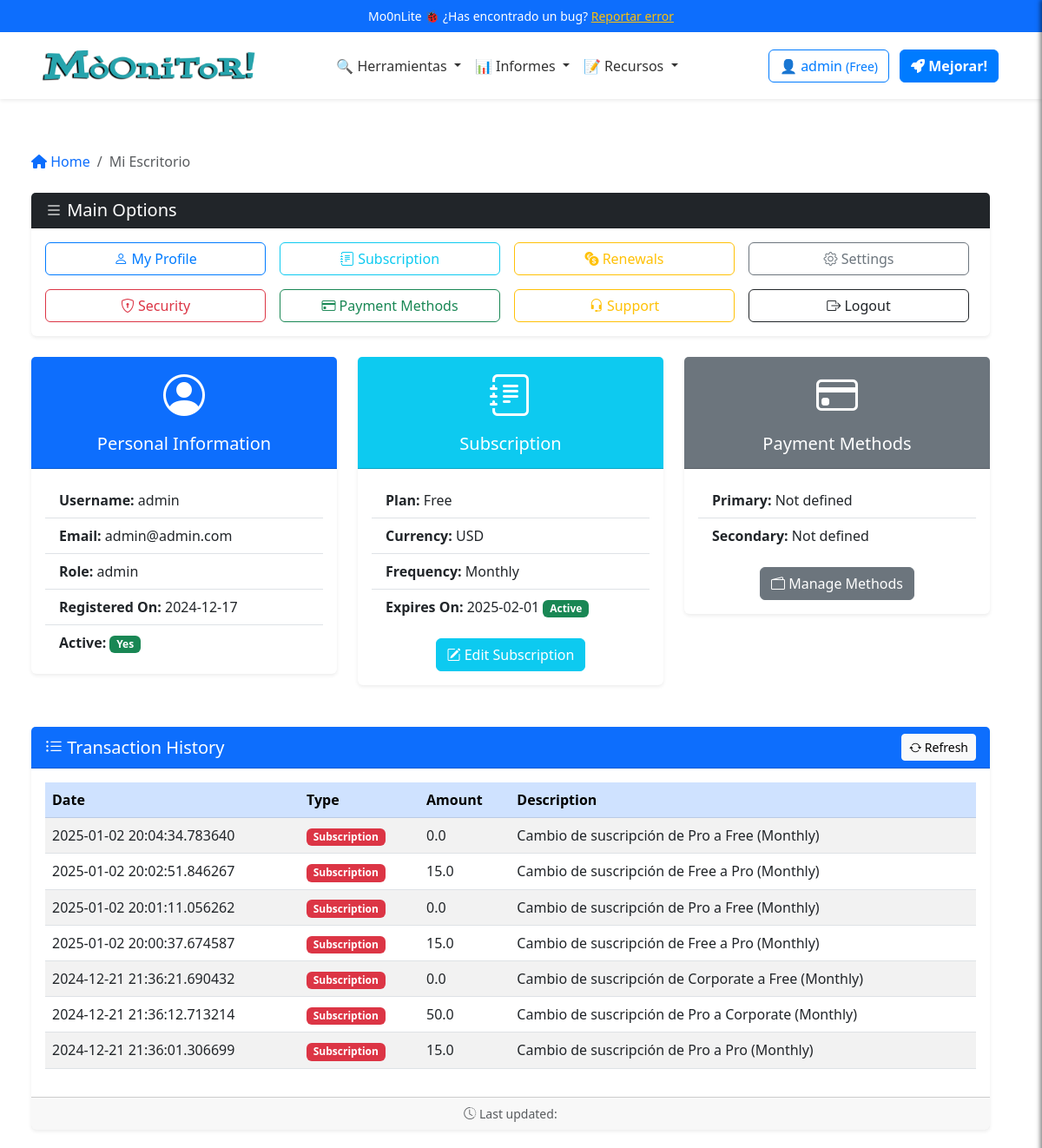
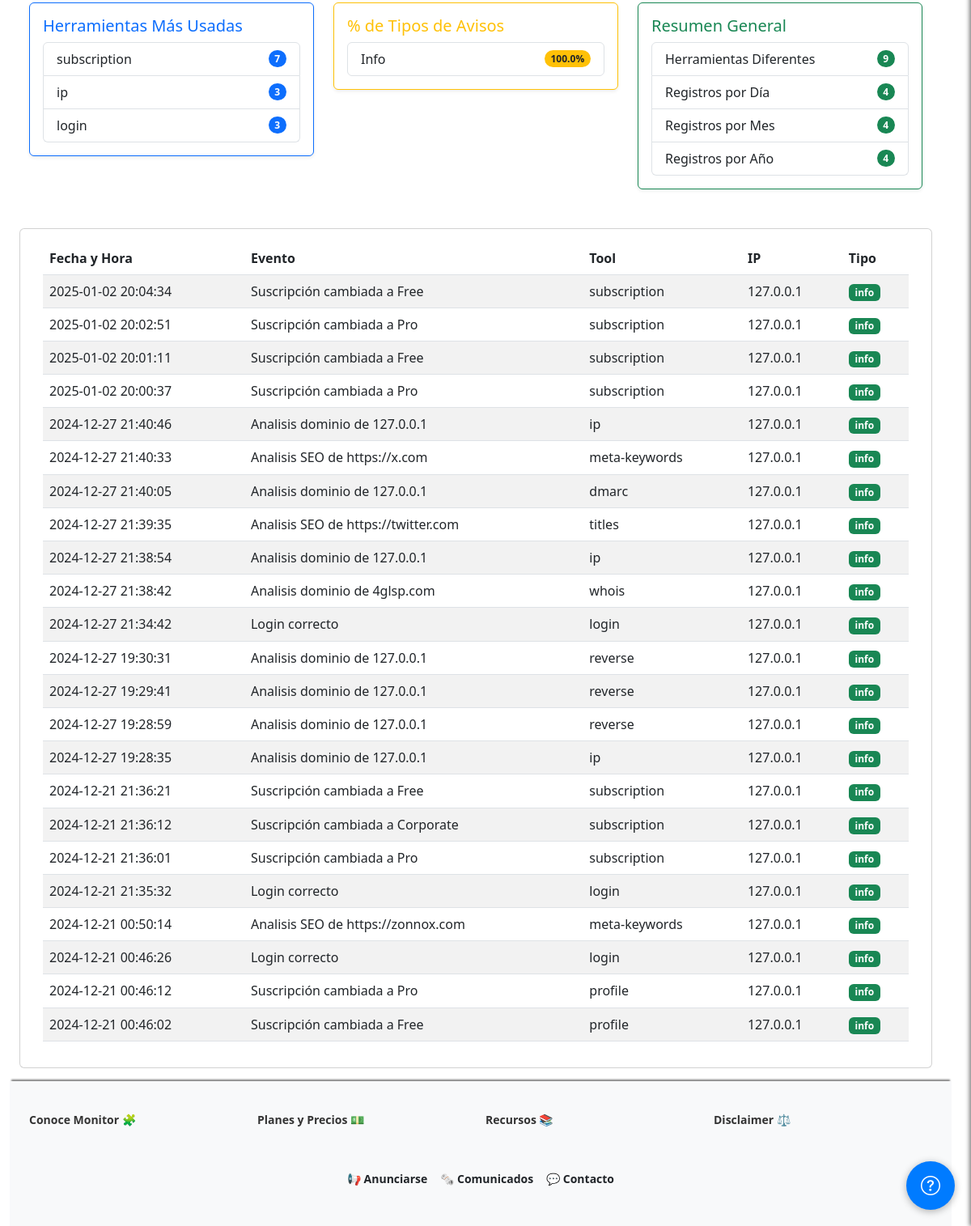
The page /dashboard (signed in) on the database its author committed (2 pictures, top to bottom).
### app/models/user_model.py (models this page shows, shortened)
class Users(UserMixin, db.Model):
    __tablename__ = 'Users'
    id = db.Column(db.Integer, primary_key=True)
    username = db.Column(db.String(80), unique=True, nullable=False)
    email = db.Column(db.String(120), unique=True, nullable=False)
    password_hash = db.Column(db.String(255), nullable=False)
    token = db.Column(db.String(255), index=True, unique=True)
    active = db.Column(db.Boolean, default=False)
    registered_on = db.Column(db.DateTime, nullable=False, default=datetime.datetime.utcnow)
    config = db.Column(JSONType)
    role = db.Column(db.String(20), nullable=False, default='usuario')
    subscription_plan = db.Column(Enum('Free', 'Pro', 'Corporate', name='subscription_plans'), default='Free')
    subscription_currency = db.Column(db.String(3), default='USD')  # ISO currency codes (e.g., USD, EUR)
    subscription_expiration = db.Column(db.DateTime, nullable=True)
    subscription_frequency = db.Column(Enum('Monthly', 'Annually', name='subscription_frequency'), default='Monthly')
    primary_payment = db.Column(JSONType, nullable=True)  # IBAN, SWIFT, etc.
    secondary_payment = db.Column(JSONType, nullable=True)
    transactions = db.relationship('Transaction', backref='user', lazy=True)
    def is_subscription_active(self):
        if not self.subscription_expiration:
            return False
        return self.subscription_expiration > datetime.datetime.utcnow()

class Transaction(db.Model):
    __tablename__ = 'Transactions'
    id = db.Column(db.Integer, primary_key=True)
    user_id = db.Column(db.Integer, db.ForeignKey('Users.id'), nullable=False)
    amount = db.Column(db.Float, nullable=False)
    transaction_type = db.Column(db.String(50), nullable=False)  # payment, refund, etc.
    description = db.Column(db.String(255), nullable=True)
    timestamp = db.Column(db.DateTime, nullable=False, default=datetime.datetime.utcnow)

class UserLog(db.Model):
    __tablename__ = 'UserLogs'
    id = db.Column(db.Integer, primary_key=True)
    user_id = db.Column(db.Integer, db.ForeignKey('Users.id'), nullable=False)
    username = db.Column(db.String(80), nullable=False)
    event = db.Column(db.String(255), nullable=False)  # Description of the event
    tool = db.Column(db.String(255), nullable=False)  # Tool used
    timestamp = db.Column(db.DateTime, nullable=False, default=datetime.datetime.utcnow)
    ip_address = db.Column(db.String(45), nullable=False)  # Supports IPv4/IPv6
    log_type = db.Column(Enum('info', 'warn', 'err', name='log_types'), nullable=False)

### app/controllers/main_controller.py (the view)
@app.route('/dashboard')
@login_required
def dashboard():
        breadcrumbs = [{'url': '/dashboard', 'text': 'Mi Escritorio'}]
        logs = UserLog.query.filter_by(user_id=current_user.id).order_by(UserLog.timestamp.desc()).all()
        stats = calculate_log_statistics(logs)
        user = Users.query.filter_by(id=current_user.id).first()
        logs = UserLog.query.filter_by(user_id=current_user.id).order_by(UserLog.timestamp.desc()).all()
        transactions = Transaction.query.filter_by(user_id=current_user.id).order_by(Transaction.timestamp.desc()).all()
        return render_template('dashboard.html',
                               logs=logs,
                               transactions = transactions,
                               user=user,
                               breadcrumbs=breadcrumbs,
                               stats=stats)

### app/templates/dashboard.html (shortened to what this page needs)
{% extends "base.html" %}
{% block content %}
{% include 'inc/breadcrumbs.html' %}
<div class="row">
  <div class="col-12 mb-4">
    <div class="card shadow-sm border-0">
      <div class="card-header bg-dark text-white d-flex justify-content-between align-items-center">
        <h2 class="h5 mb-0"><i class="bi bi-list"></i> Main Options</h2>
      </div>
      <div class="card-body">
        <div class="row row-cols-2 row-cols-md-4 g-3 text-center">
          <div class="col">
            <a href="{{ url_for('profile') }}" class="btn btn-outline-primary w-100">
              <i class="bi bi-person"></i> My Profile
            </a>
          </div>
          <div class="col">
            <a href="{{ url_for('edit_subscription') }}" class="btn btn-outline-info w-100">
              <i class="bi bi-journal-text"></i> Subscription
            </a>
          </div>
          <div class="col">
            <a href="{{ url_for('transaction_history') }}" class="btn btn-outline-warning w-100">
              <i class="bi bi-currency-exchange"></i> Renewals
            </a>
          </div>
          <div class="col">
            <a href="{{ url_for('configuracion') }}" class="btn btn-outline-secondary w-100">
              <i class="bi bi-gear"></i> Settings
            </a>
          </div>
          <div class="col">
            <a href="{{ url_for('change_password') }}" class="btn btn-outline-danger w-100">
              <i class="bi bi-shield-lock"></i> Security
            </a>
          </div>
          <div class="col">
            <a href="{{ url_for('edit_payment_methods') }}" class="btn btn-outline-success w-100">
              <i class="bi bi-credit-card"></i> Payment Methods
            </a>
          </div>
          <div class="col">
            <a href="#" class="btn btn-outline-warning w-100">
              <i class="bi bi-headset"></i> Support
            </a>
          </div>
          <div class="col">
            <a href="{{ url_for('logout') }}" class="btn btn-outline-dark w-100">
              <i class="bi bi-box-arrow-right"></i> Logout
            </a>
          </div>
        </div>
      </div>
    </div>
  </div>
</div>
<div class="row mb-4">
  <div class="col-md-4 mb-4">
    <div class="card shadow-sm border-0">
      <div class="card-header bg-primary text-white text-center">
        <i class="bi bi-person-circle" style="font-size: 3rem;"></i>
        <h5 class="mt-2">Personal Information</h5>
      </div>
      <div class="card-body">
        <ul class="list-group list-group-flush">
          <li class="list-group-item"><strong>Username:</strong> {{ user.username }}</li>
          <li class="list-group-item"><strong>Email:</strong> {{ user.email }}</li>
          <li class="list-group-item"><strong>Role:</strong> {{ user.role }}</li>
          <li class="list-group-item"><strong>Registered On:</strong> {{ user.registered_on.strftime('%Y-%m-%d') }}</li>
          <li class="list-group-item">
            <strong>Active:</strong>
            {% if user.active %}
            <span class="badge bg-success">Yes</span>
            {% else %}
            <span class="badge bg-danger">No</span>
            {% endif %}
          </li>
        </ul>
      </div>
    </div>
  </div>
  <div class="col-md-4 mb-4">
    <div class="card shadow-sm border-0">
      <div class="card-header bg-info text-white text-center">
        <i class="bi bi-journal-text" style="font-size: 3rem;"></i>
        <h5 class="mt-2">Subscription</h5>
      </div>
      <div class="card-body">
        <ul class="list-group list-group-flush">
          <li class="list-group-item"><strong>Plan:</strong> {{ user.subscription_plan }}</li>
          <li class="list-group-item"><strong>Currency:</strong> {{ user.subscription_currency }}</li>
          <li class="list-group-item"><strong>Frequency:</strong> {{ user.subscription_frequency }}</li>
          <li class="list-group-item">
            <strong>Expires On:</strong>
            {% if user.subscription_expiration %}
            {{ user.subscription_expiration.strftime('%Y-%m-%d') }}
            {% if user.is_subscription_active() %}
            <span class="badge bg-success">Active</span>
            {% else %}
            <span class="badge bg-danger">Expired</span>
            {% endif %}
            {% else %}
            No subscription
            {% endif %}
          </li>
        </ul>
        <div class="mt-3 text-center">
          <a href="{{ url_for('edit_subscription') }}" class="btn btn-info text-white">
            <i class="bi bi-pencil-square"></i> Edit Subscription
          </a>
        </div>
      </div>
    </div>
  </div>
  <div class="col-md-4 mb-4">
    <div class="card shadow-sm border-0">
      <div class="card-header bg-secondary text-white text-center">
        <i class="bi bi-credit-card" style="font-size: 3rem;"></i>
        <h5 class="mt-2">Payment Methods</h5>
      </div>
      <div class="card-body">
        <ul class="list-group list-group-flush">
          <li class="list-group-item"><strong>Primary:</strong> {{ user.primary_payment.method if user.primary_payment
            else 'Not defined' }}</li>
          <li class="list-group-item"><strong>Secondary:</strong> {{ user.secondary_payment.method if
            user.secondary_payment else 'Not defined' }}</li>
        </ul>
        <div class="mt-3 text-center">
          <a href="#" class="btn btn-secondary text-white">
            <i class="bi bi-wallet2"></i> Manage Methods
          </a>
        </div>
      </div>
    </div>
  </div>
</div>
<div class="row mb-4">
  <div class="_col-lg-10">
    <div class="card shadow-sm border-0">
      <div class="card-header bg-primary text-white d-flex justify-content-between align-items-center">
        <h2 class="h5 mb-0"><i class="bi bi-list-ul"></i> Transaction History</h2>
        <button class="btn btn-light btn-sm">
          <i class="bi bi-arrow-repeat"></i> Refresh
        </button>
      </div>
      <div class="card-body">
        {% if transactions %}
        <table id="transactionsTable" class="table table-striped table-hover align-middle">
          <thead class="table-primary">
            <tr>
              <th scope="col">Date</th>
              <th scope="col">Type</th>
              <th scope="col">Amount</th>
              <th scope="col">Description</th>
            </tr>
          </thead>
          <tbody>
            {% for transaction in transactions %}
            <tr>
              <td>{{ transaction.timestamp }}</td>
              <td>
                <span
                  class="badge {% if transaction.transaction_type == 'Credit' %}bg-success{% else %}bg-danger{% endif %}">
                  {{ transaction.transaction_type }}
                </span>
              </td>
              <td>{{ transaction.amount }}</td>
              <td>{{ transaction.description }}</td>
            </tr>
            {% endfor %}
          </tbody>
        </table>
        {% else %}
        <div class="alert alert-warning text-center" role="alert">
          <i class="bi bi-info-circle"></i> No transactions found.
        </div>
        {% endif %}
      </div>
      <div class="card-footer text-muted small text-center">
        <i class="bi bi-clock-history"></i> Last updated: {{ current_time }}
      </div>
    </div>
  </div>
</div>
<div class="row mb-4">
  <div class="col-md-4 mb-4">
    <div class="card border-primary shadow-sm">
      <div class="card-body">
        <h5 class="card-title text-primary">Herramientas Más Usadas</h5>
        <ul class="list-group">
          {% for tool, count in stats['most_used_tools'] %}
          <li class="list-group-item d-flex justify-content-between align-items-center">
            {{ tool }}
            <span class="badge bg-primary rounded-pill">{{ count }}</span>
          </li>
          {% endfor %}
        </ul>
      </div>
    </div>
  </div>
  <div class="col-md-4 mb-4">
    <div class="card border-warning shadow-sm">
      <div class="card-body">
        <h5 class="card-title text-warning">% de Tipos de Avisos</h5>
        <ul class="list-group">
          {% for log_type, percentage in stats['log_type_percentages'].items() %}
          <li class="list-group-item d-flex justify-content-between align-items-center">
            {{ log_type | capitalize }}
            <span class="badge bg-warning text-dark rounded-pill">{{ percentage|round(2) }}%</span>
          </li>
          {% endfor %}
        </ul>
      </div>
    </div>
  </div>
  <div class="col-md-4 mb-4">
    <div class="card border-success shadow-sm">
      <div class="card-body">
        <h5 class="card-title text-success">Resumen General</h5>
        <ul class="list-group">
          <li class="list-group-item d-flex justify-content-between align-items-center">
            Herramientas Diferentes
            <span class="badge bg-success rounded-pill">{{ stats['unique_tools'] }}</span>
          </li>
          <li class="list-group-item d-flex justify-content-between align-items-center">
            Registros por Día
            <span class="badge bg-success rounded-pill">{{ stats['logs_per_day'] }}</span>
          </li>
          <li class="list-group-item d-flex justify-content-between align-items-center">
            Registros por Mes
            <span class="badge bg-success rounded-pill">{{ stats['logs_per_month'] }}</span>
          </li>
          <li class="list-group-item d-flex justify-content-between align-items-center">
            Registros por Año
            <span class="badge bg-success rounded-pill">{{ stats['logs_per_year'] }}</span>
          </li>
        </ul>
      </div>
    </div>
  </div>
</div>
<div class="row mb-3">
  <div class="card">
    <div class="card-body">
      {% if logs %}
      <table id="logsTable" class="table table-striped">
        <thead>
          <tr>
            <th>Fecha y Hora</th>
            <th>Evento</th>
            <th>Tool</th>
            <th>IP</th>
            <th>Tipo</th>
          </tr>
        </thead>
        <tbody>
          {% for log in logs %}
          <tr>
            <td>{{ log.timestamp.strftime('%Y-%m-%d %H:%M:%S') }}</td>
            <td>{{ log.event }}</td>
            <td>{{ log.tool }}</td>
            <td>{{ log.ip_address }}</td>
            <td>
              <span
                class="badge {% if log.log_type == 'info' %}bg-success{% elif log.log_type == 'warn' %}bg-warning{% else %}bg-danger{% endif %}">
                {{ log.log_type }}
              </span>
            </td>
          </tr>
          {% endfor %}
        </tbody>
      </table>
      {% else %}
      <p>No hay registros de actividad disponibles.</p>
      {% endif %}
    </div>
  </div>
</div>
{% endblock %}

### app/templates/inc/header.html (shortened to what this page needs)
<header class="header">
<div class="info-bar text-center py-2 bg-primary text-white">
  Mo0nLite 🐞 ¿Has encontrado un bug? <a href="#" class="text-warning text-decoration-underline">Reportar error</a>
</div>
  <nav class="navbar navbar-expand-lg navbar-light bg-white shadow-sm">
    <div class="container">
      <a class="navbar-brand mx-auto" href="{{ url_for('index') }}">
        <img src="{{ url_for('static', filename='logo.png') }}" alt="Logo" height="50"
          class="d-inline-block align-text-top">
      </a>
      <div class="collapse navbar-collapse justify-content-center" id="navbarNav">
        <ul class="navbar-nav align-items-center">
          <li class="nav-item dropdown">
            <a class="nav-link dropdown-toggle" href="#" id="domainDnsDropdown" role="button" data-bs-toggle="dropdown"
              aria-expanded="false">
              🔍 Herramientas
            </a>
          </li>
          <li class="nav-item dropdown">
            <a class="nav-link dropdown-toggle" href="#" id="domainDnsDropdown" role="button" data-bs-toggle="dropdown"
              aria-expanded="false">
              📊 Informes
            </a>
          </li>
          <li class="nav-item dropdown">
            <a class="nav-link dropdown-toggle" href="#" id="domainDnsDropdown" role="button" data-bs-toggle="dropdown"
              aria-expanded="false">
              📝 Recursos
            </a>
          </li>
        </ul>
      </div>
      <div class="d-flex align-items-center ms-3">
        {% if current_user.is_authenticated %}
        <a href="/dashboard" class="btn btn-outline-primary me-2"><span class="item-responsive">👤 {{
            current_user.username
            }} <small>({{ current_user.subscription_plan }})</small></a>
            {% if current_user.subscription_plan == "Free" %}
            <a class="btn btn-primary me-2 ms-1 text-decoration-none fw-semibold" href="{{ url_for('edit_subscription') }}"><i class="fa-solid fa-rocket"></i>
              Mejorar!</a>
            {% endif %}
        {% else %}
        <a class="btn btn-outline-primary me-2 ms-1" href="{{ url_for('login') }}"><i class="fa-solid fa-key"></i>
          Entrar</a>
        <a class="btn btn-primary me-2 ms-1" href="{{ url_for('register') }}"><i class="fa-solid fa-crown"></i>
          Empezar gratis</a></li>
        {%endif%}
      </div>
    </div>
  </nav>
</header>

### rows shown on the page
Users: username "admin", subscription_plan "Free", email "admin@admin.com", role "admin", registered_on "2024-12-17", subscription_currency "USD", subscription_frequency "Monthly", subscription_expiration "2025-02-01", primary_payment "Not defined", secondary_payment "Not defined"
UserLog: tool "subscription", count "7", timestamp "2025-01-02 20:04:34", event "Suscripción cambiada a Free", ip_address "127.0.0.1", log_type "info"
UserLog: tool "ip", count "3", timestamp "2024-12-27 21:40:46", event "Analisis dominio de 127.0.0.1", ip_address "127.0.0.1", log_type "info"
UserLog: tool "login", count "3", timestamp "2024-12-27 21:34:42", event "Login correcto", ip_address "127.0.0.1", log_type "info"
UserLog: timestamp "2025-01-02 20:02:51", event "Suscripción cambiada a Pro", tool "subscription", ip_address "127.0.0.1", log_type "info"
UserLog: timestamp "2025-01-02 20:01:11", event "Suscripción cambiada a Free", tool "subscription", ip_address "127.0.0.1", log_type "info"
UserLog: timestamp "2025-01-02 20:00:37", event "Suscripción cambiada a Pro", tool "subscription", ip_address "127.0.0.1", log_type "info"
UserLog: timestamp "2024-12-27 21:40:33", event "Analisis SEO de https://x.com", tool "meta-keywords", ip_address "127.0.0.1", log_type "info"
UserLog: timestamp "2024-12-27 21:40:05", event "Analisis dominio de 127.0.0.1", tool "dmarc", ip_address "127.0.0.1", log_type "info"
UserLog: timestamp "2024-12-27 21:39:35", event "Analisis SEO de https://twitter.com", tool "titles", ip_address "127.0.0.1", log_type "info"
UserLog: timestamp "2024-12-27 21:38:54", event "Analisis dominio de 127.0.0.1", tool "ip", ip_address "127.0.0.1", log_type "info"
UserLog: timestamp "2024-12-27 21:38:42", event "Analisis dominio de 4glsp.com", tool "whois", ip_address "127.0.0.1", log_type "info"
UserLog: timestamp "2024-12-27 19:30:31", event "Analisis dominio de 127.0.0.1", tool "reverse", ip_address "127.0.0.1", log_type "info"
UserLog: timestamp "2024-12-27 19:29:41", event "Analisis dominio de 127.0.0.1", tool "reverse", ip_address "127.0.0.1", log_type "info"
UserLog: timestamp "2024-12-27 19:28:59", event "Analisis dominio de 127.0.0.1", tool "reverse", ip_address "127.0.0.1", log_type "info"
UserLog: timestamp "2024-12-27 19:28:35", event "Analisis dominio de 127.0.0.1", tool "ip", ip_address "127.0.0.1", log_type "info"
UserLog: timestamp "2024-12-21 21:36:21", event "Suscripción cambiada a Free", tool "subscription", ip_address "127.0.0.1", log_type "info"
UserLog: timestamp "2024-12-21 21:36:12", event "Suscripción cambiada a Corporate", tool "subscription", ip_address "127.0.0.1", log_type "info"
UserLog: timestamp "2024-12-21 21:36:01", event "Suscripción cambiada a Pro", tool "subscription", ip_address "127.0.0.1", log_type "info"
UserLog: timestamp "2024-12-21 21:35:32", event "Login correcto", tool "login", ip_address "127.0.0.1", log_type "info"
UserLog: timestamp "2024-12-21 00:50:14", event "Analisis SEO de https://zonnox.com", tool "meta-keywords", ip_address "127.0.0.1", log_type "info"
UserLog: timestamp "2024-12-21 00:46:26", event "Login correcto", tool "login", ip_address "127.0.0.1", log_type "info"
UserLog: timestamp "2024-12-21 00:46:12", event "Suscripción cambiada a Pro", tool "profile", ip_address "127.0.0.1", log_type "info"
UserLog: timestamp "2024-12-21 00:46:02", event "Suscripción cambiada a Free", tool "profile", ip_address "127.0.0.1", log_type "info"

### other values the page prints
{{ crumb.text }} "Mi Escritorio"
{{ log_type | capitalize }} "Info"
{{ percentage|round(2) }} "100.0"
{{ stats['unique_tools'] }} "9"
{{ stats['logs_per_day'] }} "4"
{{ stats['logs_per_month'] }} "4"
{{ stats['logs_per_year'] }} "4"
